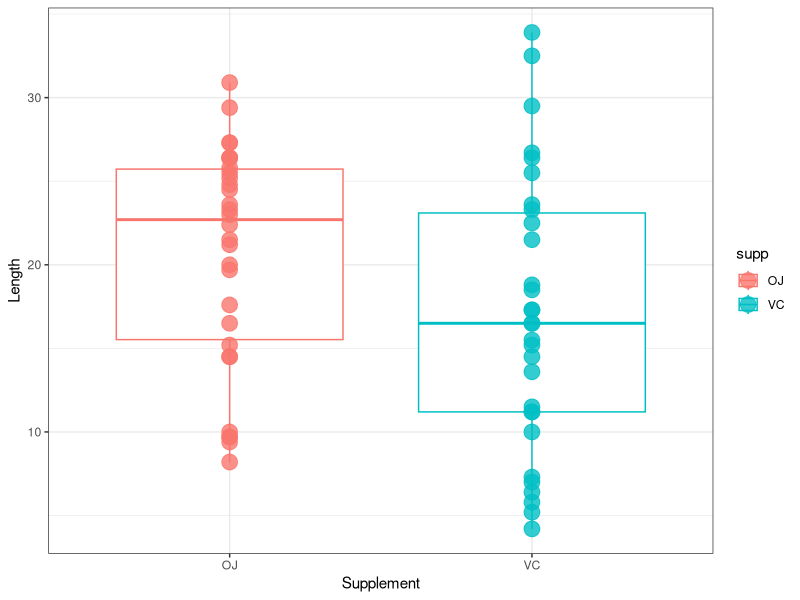
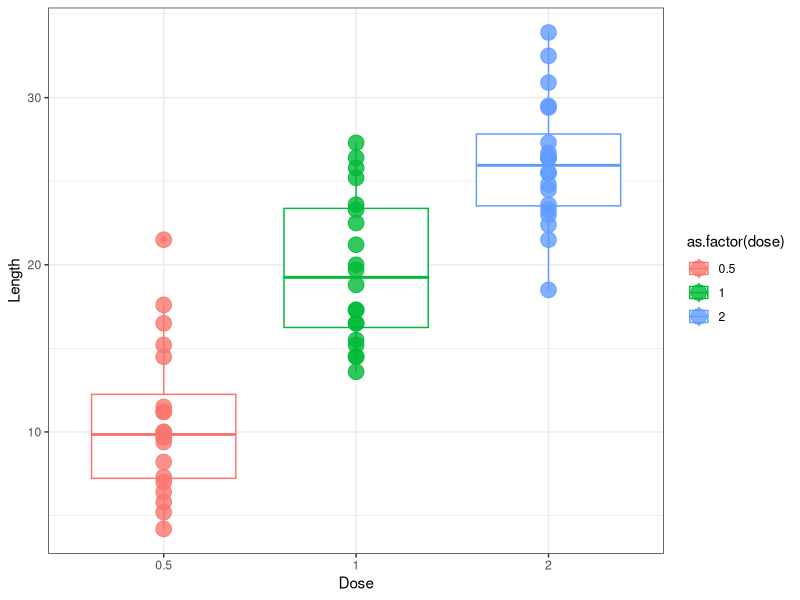
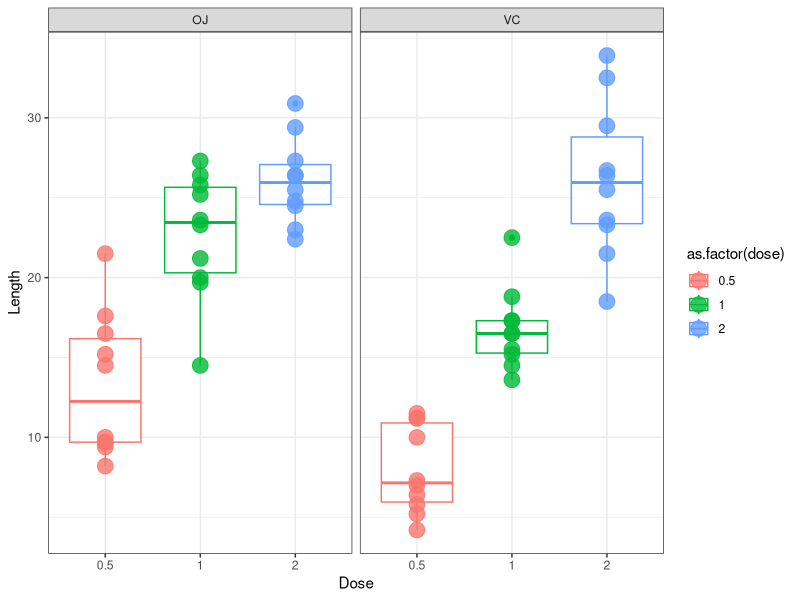

Write R code to recreate these figures, in order.
## ---- chunk 1
library(ggplot2)
data(ToothGrowth)
## ---- chunk 2
str(ToothGrowth)
## ---- chunk 3
summary(ToothGrowth$len)
## ---- chunk 4
summary(ToothGrowth$supp)
## ---- chunk 5
ToothGrowth$dose <- as.factor(ToothGrowth$dose)
summary(ToothGrowth$dose)
## ---- chunk 6
plot2 <- ggplot(ToothGrowth, aes(x = as.factor(supp), y = len, color = supp)) + geom_boxplot()
plot2 <- plot2 + geom_point(size = 5, alpha = 0.8)
plot2 <- plot2 + labs(x = "Supplement", y = "Length") + theme_bw()
plot2
## ---- chunk 7
plot3 <- ggplot(ToothGrowth, aes(x = as.factor(dose), y = len, color = as.factor(dose))) + geom_boxplot()
plot3 <- plot3 + geom_point(size = 5, alpha = 0.8)
plot3 <- plot3 + labs(x = "Dose", y = "Length") + theme_bw()
plot3
## ---- chunk 8
plot4 <- ggplot(ToothGrowth, aes(x = as.factor(dose), y = len, color = as.factor(dose))) + geom_boxplot()
plot4 <- plot4 + facet_grid(~supp) + geom_point(size = 5, alpha = 0.8)
plot4 <- plot4 + labs(x = "Dose", y = "Length") + theme_bw()
plot4
## ---- chunk 9
### difference between supplements ###
model1 <- t.test(len ~ supp, data = ToothGrowth)
model1
## ---- chunk 10
model2 <- aov(len ~ dose, data = ToothGrowth)
summary(model2)
## ---- chunk 11
model3 <- aov(len ~ dose * supp, data = ToothGrowth)
summary(model3)
